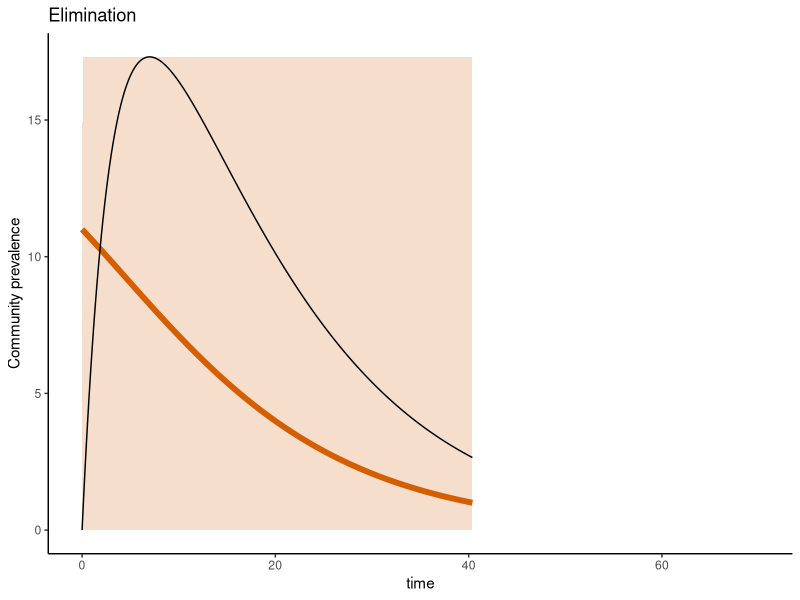
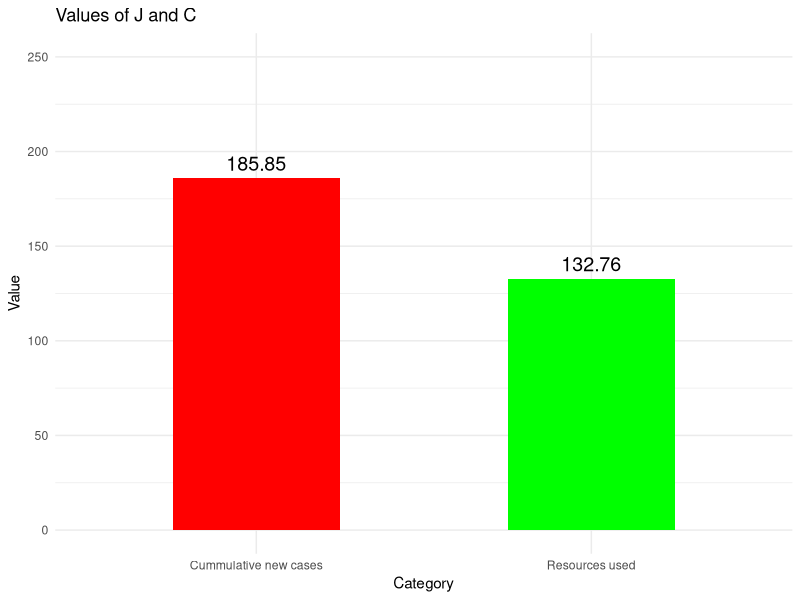
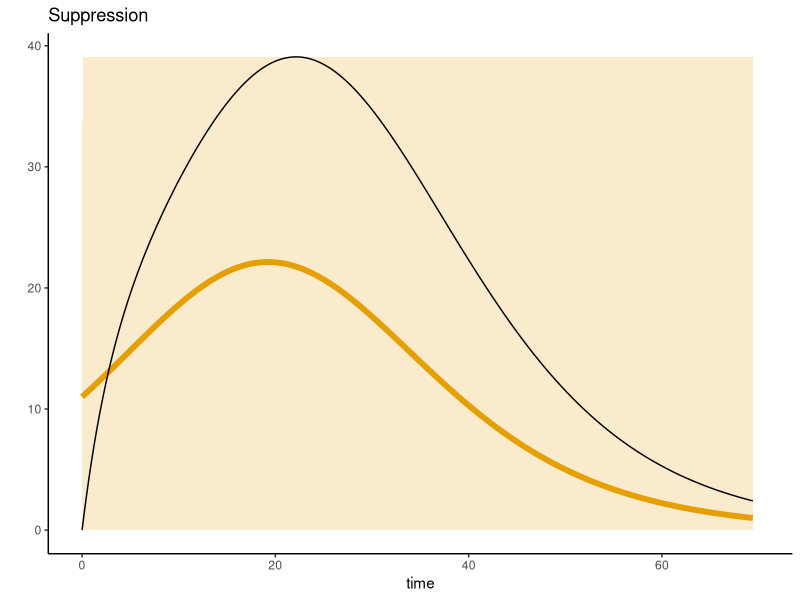
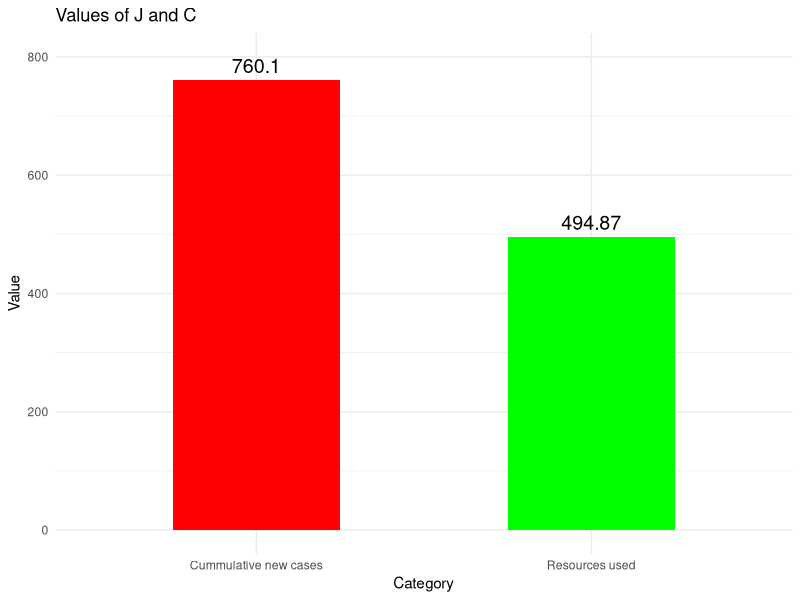
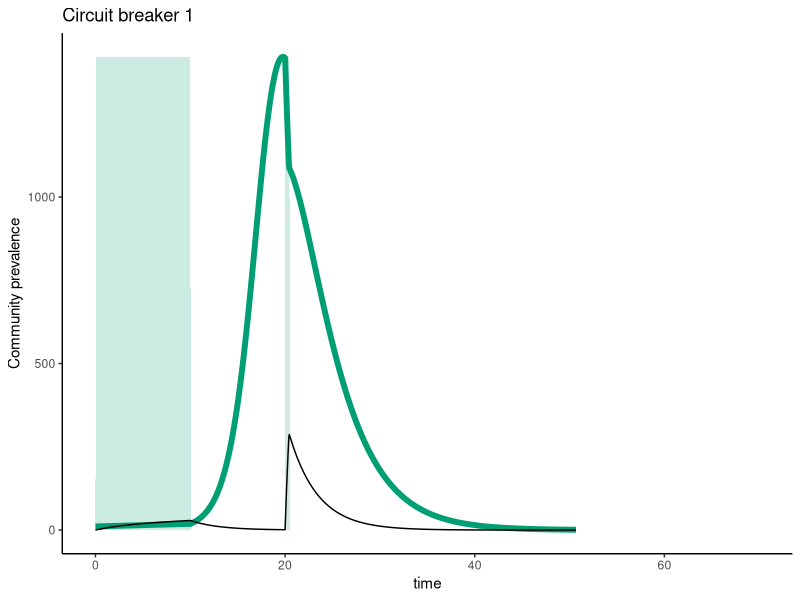
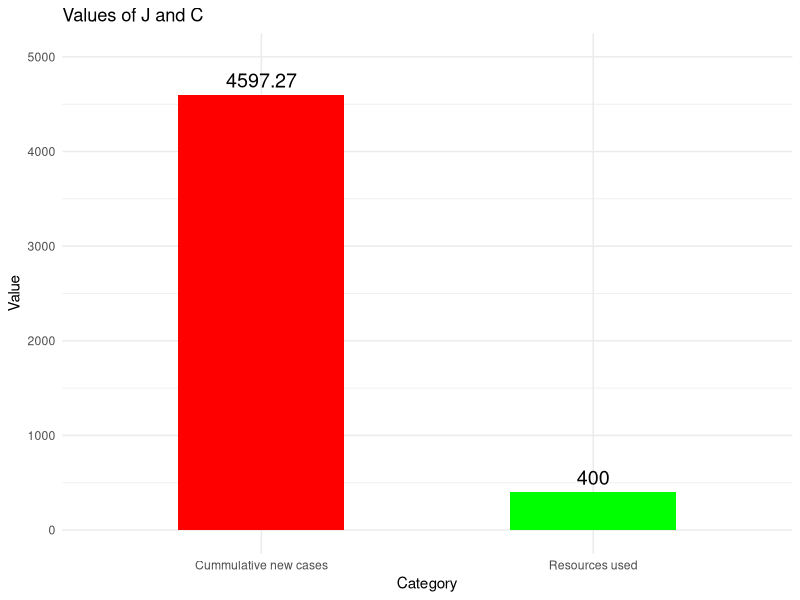
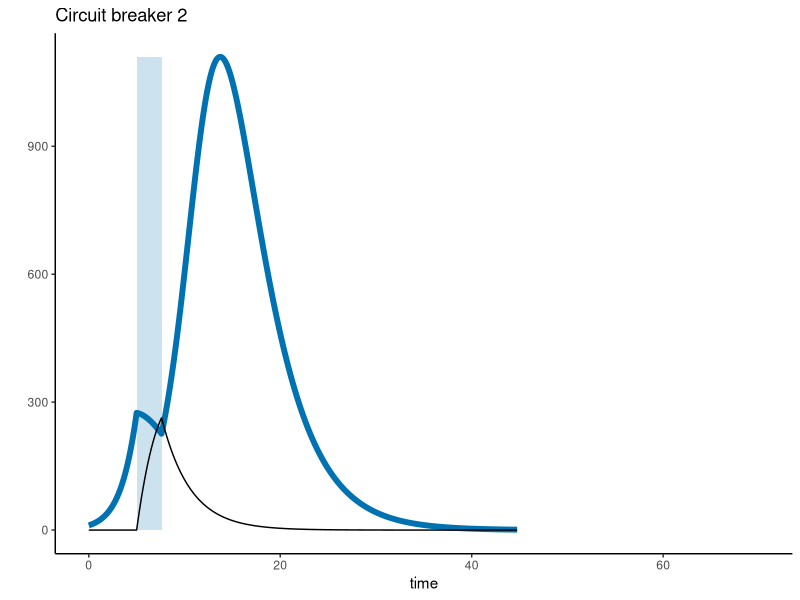
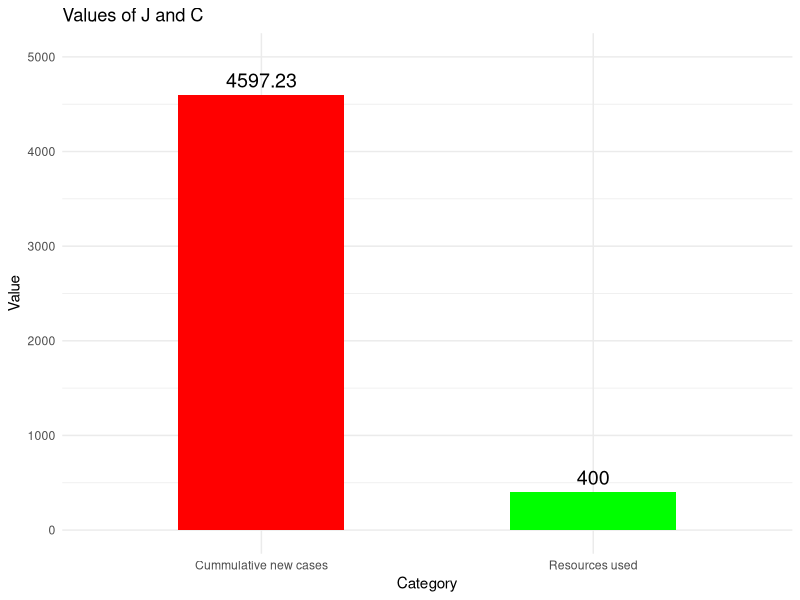

R code for these plots, in order:
## ---- chunk 1
require(deSolve)
require(ggplot2)
require(patchwork)
cols <- c("#999999", "#E69F00", "#56B4E9", "#009E73", "#F0E442", "#0072B2", "#D55E00", "#CC79A7", "#66CC99")

### The aim of this code is to make a figure that illustrates
### the isolation-only strategy (without importation) in terms of Hansen & Day
### in terms of the public health terminology that I defined
#### elimination, suppression, and circuit breaker.


##### Parameters
# max daily rate of community member isolation
u1max <- 0.7

# constraint on community member isolation
C1max <- 500

# transmission rate
beta<- 0.0002

# importation rate
theta <- 0

mu <- 0.334
# relative transmissibility of travellers
c <- 1

T <- 70

# daily vaccination rate
rho <- 0

# start time for community isolation
tstart1 <- 0
# in case we wanted to do two switches
toff1 <- 1000 # currently set to not turn-off


# community isolation function
u1fun<-function(t){
  u1 = u1max
  if(t < tstart1){
  u1 = 0}
  if( t > toff1 & t < (toff1+10)){
    u1 = 0
  }
  return(u1)
}



# This is designed to trigger termination of the simulation when I1 < 0.5
rootfun <- function(t, y, parameters){
  I1 = y[2]
  # However, with importations, it doesn't make sense to have this as
  # the endpoint of the simulation, so instead I just set Imin = 0 and have
  # the simulation end at T=100.
  y1 = 1 - I1 
  return(y1)
}


SI<-function(t, y, parameters){
  S = y[1]
  I1 = y[2]
  I2 = y[3]
  C1 = y[4]
  iso = y[5]
  u1 = u1fun(t)
  
  
  if(C1 > C1max){
    u1 = 0
  }
  
  
  dS = - beta*S*(I1 + c*I2) - rho*S
  dI1 = beta*S*(I1 + c*I2) - mu*I1 - u1*I1
  dI2 = theta - 2*mu*I2
  dC1 = u1*I1
  diso = u1*I1 - mu*iso
  return(list(c(dS,dI1,dI2,dC1,diso)))
}

### ELIMINATION
out1 <- ode(y = c(S = 5000, I1 = 11, I2 = 0, C1 = 0, iso = 0), parms = NULL, times = seq(0,T,.05), func = SI, events = list(func = NULL, root = TRUE, terminalroot = 1), rootfun=rootfun)
out1<- data.frame(out1)
J1 = cumsum(beta*out1$S*(out1$I1+c*out1$I2)*diff(c(0,out1$time)))
J.elim <- J1

u1 = rep(0,length(J1))

u1[which(diff(c(out1$C1[1],out1$C1))*diff(c(0,out1$time)) > 0.001)] = max(c(out1$I1,out1$iso))

out.elim <- data.frame(out1, u=u1, j = J1)

g.elim = ggplot(out.elim, aes(x = time, y = I1)) +
  geom_ribbon(aes(ymin = 0, ymax = u), fill = cols[7], alpha = 0.2)+
  geom_line(color = cols[7], size = 2)+
  geom_line(aes(y=iso))+
  ggtitle("Elimination")+ylab("Community prevalence") + xlim(0,T)+theme_classic()
g.elim


values <- c(out.elim$j[nrow(out.elim)], out.elim$C1[nrow(out.elim)])
labels <- c("Cummulative new cases", "Resources used")

# Create a data frame for ggplot
data <- data.frame(
  Label = labels,
  Value = values
)

# Step 2: Create the bar plot using ggplot2
p <- ggplot(data, aes(x = Label, y = Value, fill = Label)) +
  geom_bar(stat = "identity", width = 0.5) +
  geom_text(aes(label = round(Value,2)), vjust = -0.5, size = 5) + 
  labs(title = "Values of J and C", x = "Category", y = "Value") +
  ylim(c(0,250)) + 
  theme_minimal() +
  theme(legend.position = "none") +
  scale_fill_manual(values = c("red", "green"))

# Print the plot
print(p)

## ---- chunk 2
##### SUPPRESSION (same parameters except a lower u1max)
u1max <- 0.6 
out2 <- ode(y = c(S = 5000, I1 = 11, I2 = 0, C1 = 0, iso = 0), parms = NULL, times = seq(0,T,.05), func = SI, events = list(func = NULL, root = TRUE, terminalroot = 1), rootfun=rootfun)
out2 <- data.frame(out2)

out.supp<-data.frame(out2)

J2 = cumsum(beta*out2$S*(out2$I1+c*out2$I2)*diff(c(0,out2$time)))
J.supp <- J2

u2 = rep(0,length(J2))
u2[which(diff(c(out2$C1[1],out2$C1))*diff(c(0,out2$time))>0.001)] = max(c(out2$I1,out2$iso))
out.supp <- data.frame(out2,u=u2, j = J2)

g.supp = ggplot(out.supp, aes(x = time, y = I1)) +
  geom_ribbon(aes(ymin = 0, ymax = u), fill = cols[2], alpha = 0.2)+
  geom_line(color = cols[2], size = 2)+
  geom_line(aes(y=iso))+ggtitle("Suppression")+ylab("") + xlim(0,T)+theme_classic()
g.supp



# Create a data frame for ggplot (Bar plots)
values <- c(out.supp$j[nrow(out.supp)], out.supp$C1[nrow(out.supp)])
labels <- c("Cummulative new cases", "Resources used")

data <- data.frame(
  Label = labels,
  Value = values
)

# Step 2: Create the bar plot using ggplot2
p <- ggplot(data, aes(x = Label, y = Value, fill = Label)) +
  geom_bar(stat = "identity", width = 0.5) +
  geom_text(aes(label = round(Value,2)), vjust = -0.5, size = 5) + 
  labs(title = "Values of J and C", x = "Category", y = "Value") +
  ylim(c(0,800)) + 
  theme_minimal() +
  theme(legend.position = "none") +
  scale_fill_manual(values = c("red", "green"))

# Print the plot
print(p)
## ---- chunk 3
###### CIRCUIT BREAKER (a lower value of the constraint)
### (also times of on and off to illustrate that timing doesn't matter)
C1max <- 400
T = 70
toff1<-10
out3 <- ode(y = c(S=5000, I1=11, I2=0, C1=0, iso=0), parms = NULL, times = seq(0,T,.05), func = SI, events = list(func = NULL, root = TRUE, terminalroot = 1), rootfun=rootfun)

out3 <- data.frame(out3)
out.circ<-out3

J3 = cumsum(beta*out3$S*(out3$I1+c*out3$I2)*diff(c(0,out3$time)))
u3 = rep(0,length(J3))
u3[which(diff(c(out3$C1[1],out3$C1))*diff(c(0,out3$time))>0.001)] = max(c(out3$I1,out3$iso))

out.circ <- data.frame(out3, u=u3, j=J3)

g.circ = ggplot(out.circ, aes(x = time, y = I1)) +
  geom_ribbon(aes(ymin = 0, ymax = u), fill = cols[4], alpha = 0.2)+
  geom_line(color = cols[4], size = 2)+geom_line(aes(y=iso))+ggtitle("Circuit breaker 1")+ylab("Community prevalence") + xlim(0,T) + theme_classic()
g.circ

# Create a data frame for ggplot (Bar plots)
values <- c(out.circ$j[nrow(out.circ)], out.circ$C1[nrow(out.circ)])
labels <- c("Cummulative new cases", "Resources used")

data <- data.frame(
  Label = labels,
  Value = values
)

# Step 2: Create the bar plot using ggplot2
p <- ggplot(data, aes(x = Label, y = Value, fill = Label)) +
  geom_bar(stat = "identity", width = 0.5) +
  geom_text(aes(label = round(Value,2)), vjust = -0.5, size = 5) + 
  labs(title = "Values of J and C", x = "Category", y = "Value") +
  ylim(c(0,5000)) + 
  theme_minimal() +
  theme(legend.position = "none") +
  scale_fill_manual(values = c("red", "green"))

# Print the plot
print(p)

## ---- chunk 4
#### A different circuit-breaker with the same parameters as above
tstart1<-5
toff1<-1000
out4 <- ode(y = c(S=5000,I1=11,I2=0,C1=0,iso=0), parms = NULL, times = seq(0,T,.05), func = SI, events = list(func = NULL, root = TRUE, terminalroot = 1), rootfun=rootfun)
out4 <- data.frame(out4)
out.circ.2<-out4

J4 = cumsum(beta*out4$S*(out4$I1+c*out4$I2)*diff(c(0,out4$time)))
u4 = rep(0,length(J4))
u4[which(diff(c(out4$C1[1],out4$C1))*diff(c(0,out4$time))>0.001)] = max(c(out4$I1,out4$iso))
out.circ2 <- data.frame(out4, u = u4,j = J4)
print(tail(out4$C1,1))


g.circ.2 = ggplot(out.circ2, aes(x = time, y = I1)) +
  geom_ribbon(aes(ymin = 0, ymax = u), fill = cols[6], alpha = 0.2)+
  geom_line(color = cols[6], size = 2)+
  geom_line(aes(y=iso))+
  ggtitle("Circuit breaker 2")+ylab("") + xlim(0,T) + theme_classic()
g.circ.2


# Create a data frame for ggplot (Bar plots)
values <- c(out.circ2$j[nrow(out.circ2)], out.circ2$C1[nrow(out.circ2)])
labels <- c("Cummulative new cases", "Resources used")

data <- data.frame(
  Label = labels,
  Value = values
)

# Step 2: Create the bar plot using ggplot2
p <- ggplot(data, aes(x = Label, y = Value, fill = Label)) +
  geom_bar(stat = "identity", width = 0.5) +
  geom_text(aes(label = round(Value,2)), vjust = -0.5, size = 5) + 
  labs(title = "Values of J and C", x = "Category", y = "Value") +
  ylim(c(0,5000)) + 
  theme_minimal() +
  theme(legend.position = "none") +
  scale_fill_manual(values = c("red", "green"))

# Print the plot
print(p)
## ---- chunk 5
### Cumulative Cases for Circuit Breakers ###
J.circ = ggplot()+
  geom_ribbon(data=out.circ,aes(x=time,ymin = 0, ymax = u3*(max(J3)/max(I1))), fill = cols[4], alpha = 0.2)+
  geom_ribbon(data=out.circ.2,aes(x=time,ymin = 0, ymax = u4*(max(J4)/max(I1))), fill = cols[6], alpha = 0.2)+
  geom_line(data=out.circ, aes(x = time, y = J3),color = cols[4], size = 2)+
  geom_line(data=out.circ.2, aes(x = time, y = J4),color = cols[6], size = 2)+ylab("Cumulative cases")+ggtitle("Circuit breaker 1 & 2 equivalence")+theme_classic()

g1=g.elim+g.supp
g2=g.circ+g.circ.2
fig = g1/g2/J.circ+
  plot_annotation(tag_levels = 'A') -> r
r
# ggsave("~/Desktop/Amy R codes/Isolation_only_no_importations.png", width = 20, height = 15, units = "cm")
